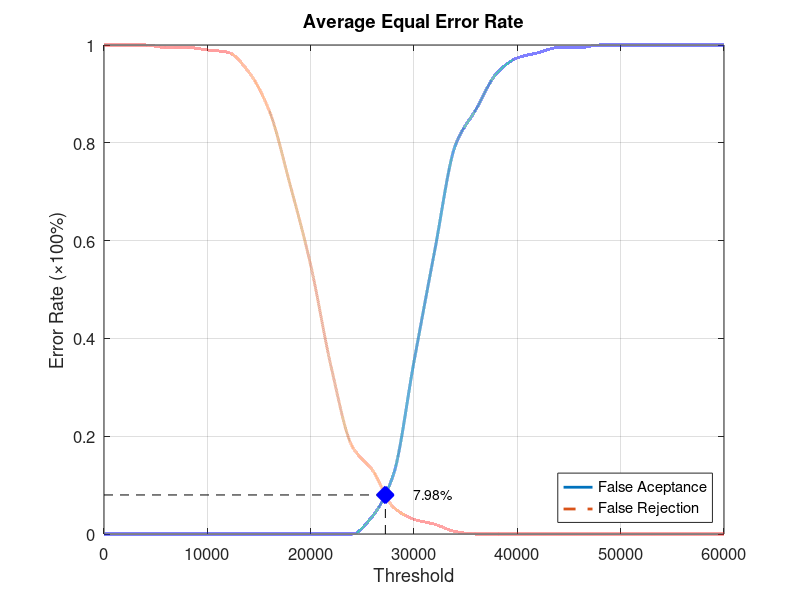
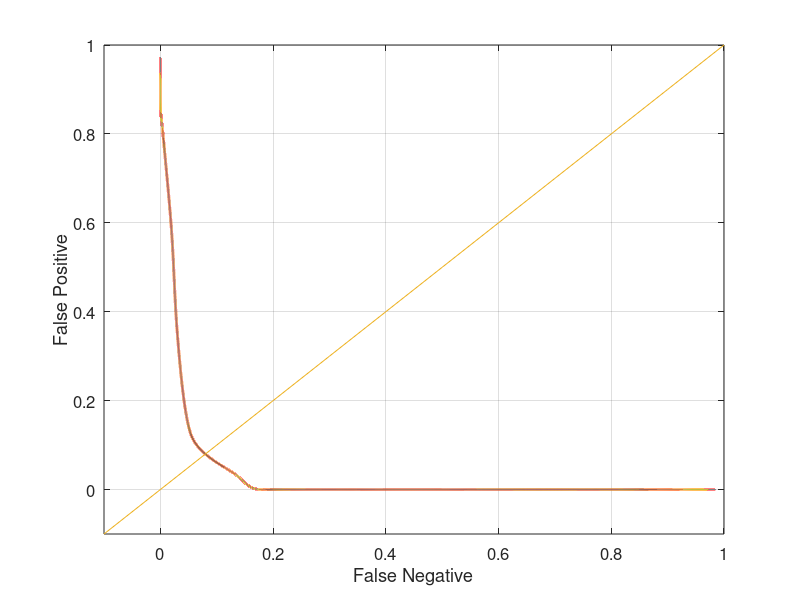

Write the MATLAB code that produced these figures, in order.
function yEER = Database4_3
close all;
clear;
clc;
x = 0:2000:60000;
xq = 0:0.5:60000;

y0 = [0 0 0 0 0 0 0 0 0 0 0 0 0 0.0368421 0.121053 0.352632 0.578947 0.794737 0.868421 0.942105 0.973684 0.984211 0.994737 0.994737 1 1 1 1 1 1 1];
yy0 = interp1(x, y0, xq, 'pchip');
y1 = [1 1 1 0.995 0.995 0.99 0.985 0.945 0.865 0.715 0.55 0.34 0.18 0.13 0.055 0.03 0.02 0.005 0 0 0 0 0 0 0 0 0 0 0 0 0];
yy1 = interp1(x, y1, xq, 'pchip');

% Calculating EER: 
y2 = abs(y0 - y1);
find(y2 == min(y2))
yy2 = abs(yy0 - yy1);
xEER = find(yy2 == min(yy2));
xEERIndex = xq(xEER) % X-axis EER
yEER = yy0(xEER) % Y-axis EER

main = figure
plot(xq, yy0,'-','LineWidth', 2);	hold on
plot(xq, yy1,'--','LineWidth', 2);	hold on
plot([xEERIndex xEERIndex], [0 yEER], 'k--');	hold on
plot([0 xEERIndex], [yEER yEER], 'k--');	hold on
plot(xEERIndex, yEER, 'bx', 'LineWidth', 10);	hold on
text(xEERIndex + 10 * xEERIndex / 100, yEER, [num2str(round((10000 * yEER)) / 100) '%'])
legend('False Aceptance', 'False Rejection', 'Location', 'SouthEast')
xlabel('Threshold')
ylabel('Error Rate (\times100%)')
title('Average Equal Error Rate')
set(gca, 'FontSize', 12)
axis([0 60000 0 1])
grid on

print(main, 'Database4_3Main', '-dpng');
FNRxFPR = figure('Color', [1 1 1]);
plot(yy1, yy0, '-', yy1, yy0, 'LineWidth', 2);
hold on
y = -0.1:0.1:1
plot(y, y); 
set(gca, 'FontSize', 12)
xlabel('False Negative')
ylabel('False Positive')
axis([-0.1 1 -0.1 1])
set(gca, 'FontSize', 12)
grid on

print(FNRxFPR, 'Database4_3FNRxFPR','-dpng');
end
